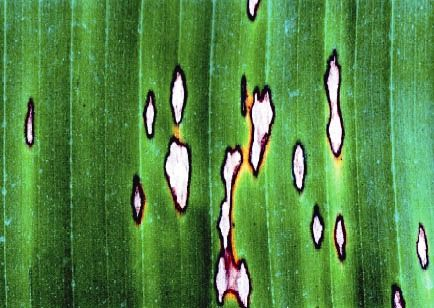
#> input picture estracao-informacao-imagens/img/entrada/sigatoka.jpg, 434 x 308 px
$ python teste-folha-de-bananeira-02.py
#> lines starting #> are read from the running program, lines starting #| are printed output that depends on the picture
import cv2;

#img = cv2.imread('img/entrada/sigatoka1.jpeg');
img = cv2.imread('img/entrada/sigatoka.jpg');
#> img is the input picture: shape (308, 434, 3); mean B, G, R 67.7, 135.5, 82.8

img_branco_preto = cv2.cvtColor(img, cv2.COLOR_BGR2GRAY);
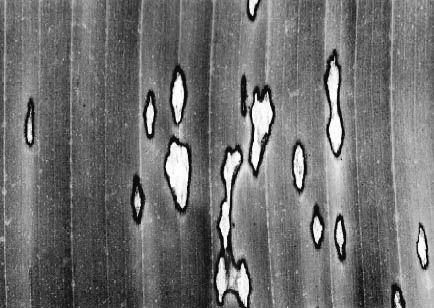
#> img_branco_preto: shape (308, 434); min 0, max 255, mean 112
img_bordas = cv2.Canny(img_branco_preto,100,200);
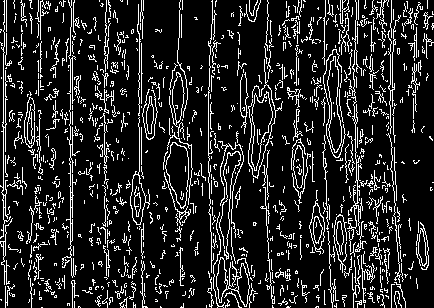
#> img_bordas: shape (308, 434); 14.5% white in thin lines or dots


cv2.imshow("Img Original",img);
cv2.imshow("Img Preto e Branco", img_branco_preto);
cv2.imshow("Obordas detectadas", img_bordas);
cv2.waitKey(0)

$ run again, with estracao-informacao-imagens/img/entrada/sigatoka1.jpeg copied over estracao-informacao-imagens/img/entrada/sigatoka.jpg
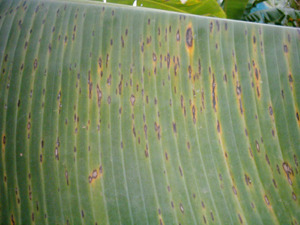
#> input picture estracao-informacao-imagens/img/entrada/sigatoka1.jpeg, 300 x 225 px
#> img is the input picture: shape (225, 300, 3); mean B, G, R 99.2, 136.5, 122.3
#> `img_branco_preto = cv2.cvtColor(img, cv2.COLOR_BGR2GRAY);`:
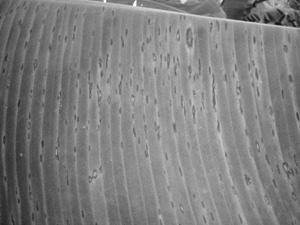
#> img_branco_preto: shape (225, 300); min 18, max 255, mean 128
#> `img_bordas = cv2.Canny(img_branco_preto,100,200);`:
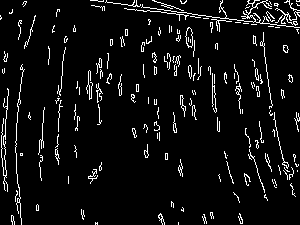
#> img_bordas: shape (225, 300); 6% white in thin lines or dots

$ run again, with estracao-informacao-imagens/img/entrada/Imagem 045.jpg copied over estracao-informacao-imagens/img/entrada/sigatoka.jpg
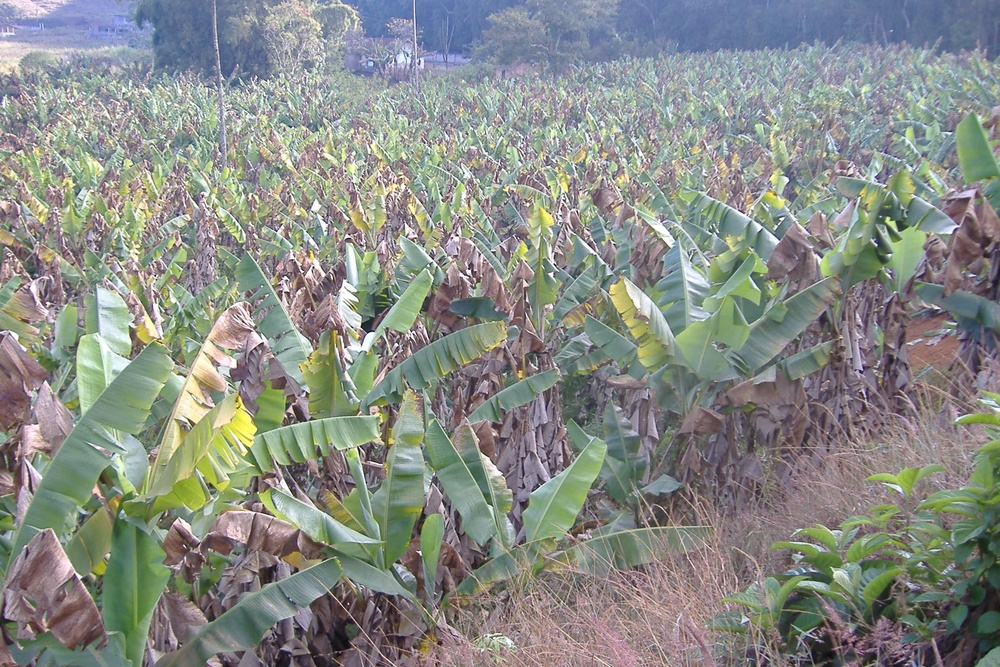
#> input picture estracao-informacao-imagens/img/entrada/Imagem 045.jpg, 1000 x 667 px, shrunk from 2304 x 1536 before the run
#> img is the input picture: shape (667, 1000, 3); mean B, G, R 134.5, 140.2, 136.4
#> `img_branco_preto = cv2.cvtColor(img, cv2.COLOR_BGR2GRAY);`:
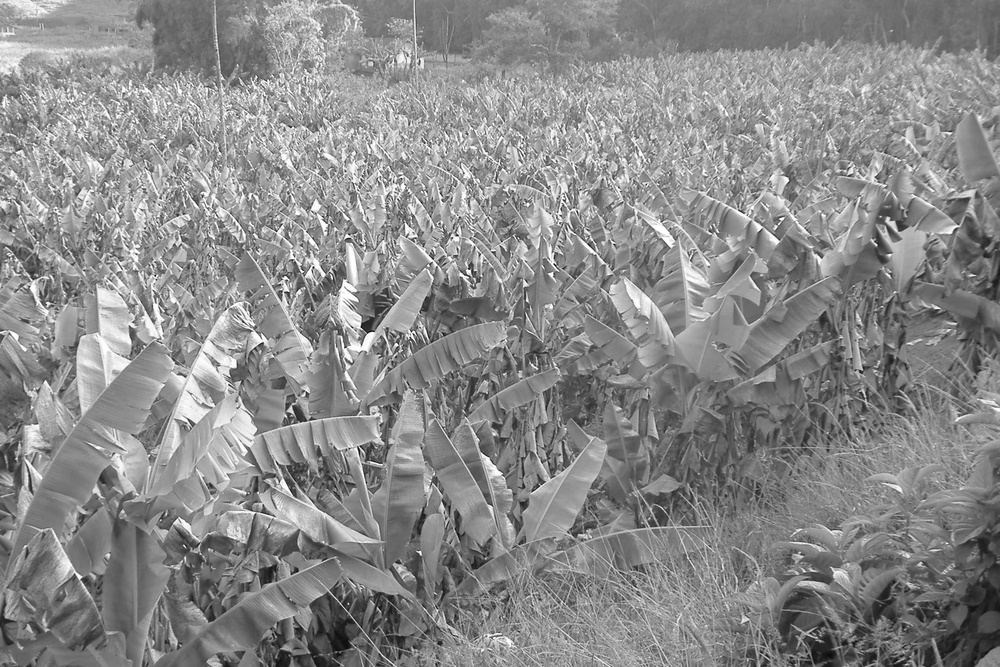
#> img_branco_preto: shape (667, 1000); min 1, max 255, mean 138.4
#> `img_bordas = cv2.Canny(img_branco_preto,100,200);`:
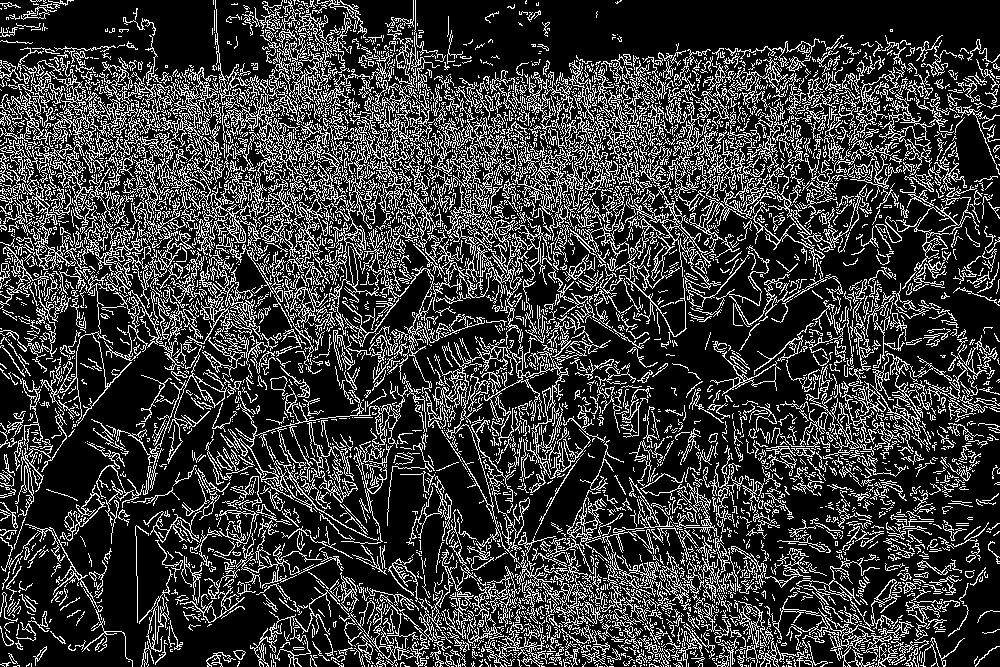
#> img_bordas: shape (667, 1000); 22.6% white in thin lines or dots

$ run again, with estracao-informacao-imagens/img/entrada/bananeira-vista-de-cima0.jpg copied over estracao-informacao-imagens/img/entrada/sigatoka.jpg
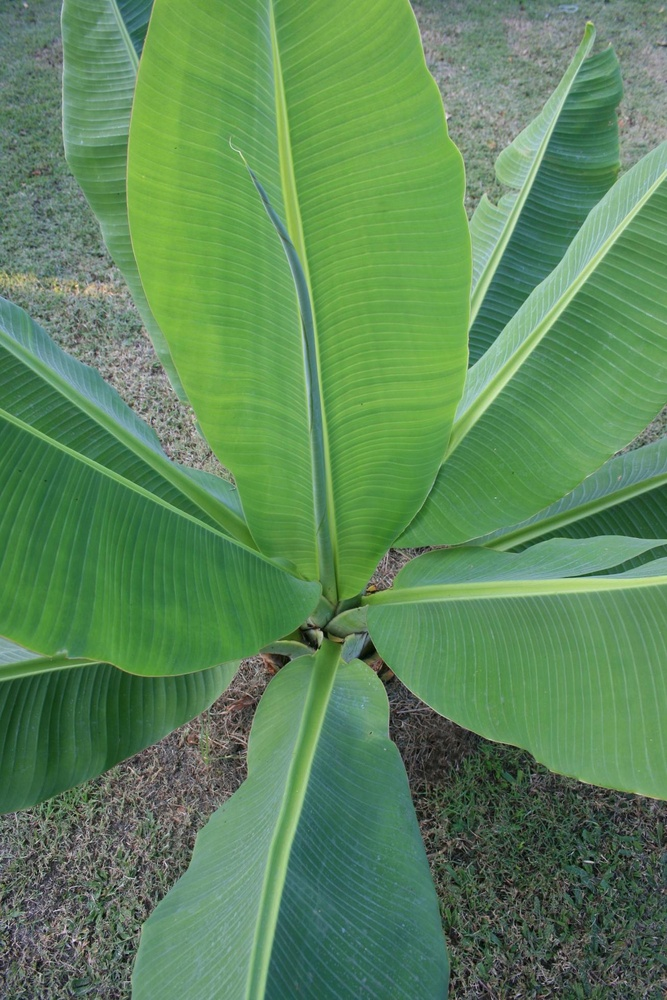
#> input picture estracao-informacao-imagens/img/entrada/bananeira-vista-de-cima0.jpg, 667 x 1000 px, shrunk from 1307 x 1960 before the run
#> img is the input picture: shape (1000, 667, 3); mean B, G, R 90.2, 135.2, 92.8
#> `img_branco_preto = cv2.cvtColor(img, cv2.COLOR_BGR2GRAY);`:
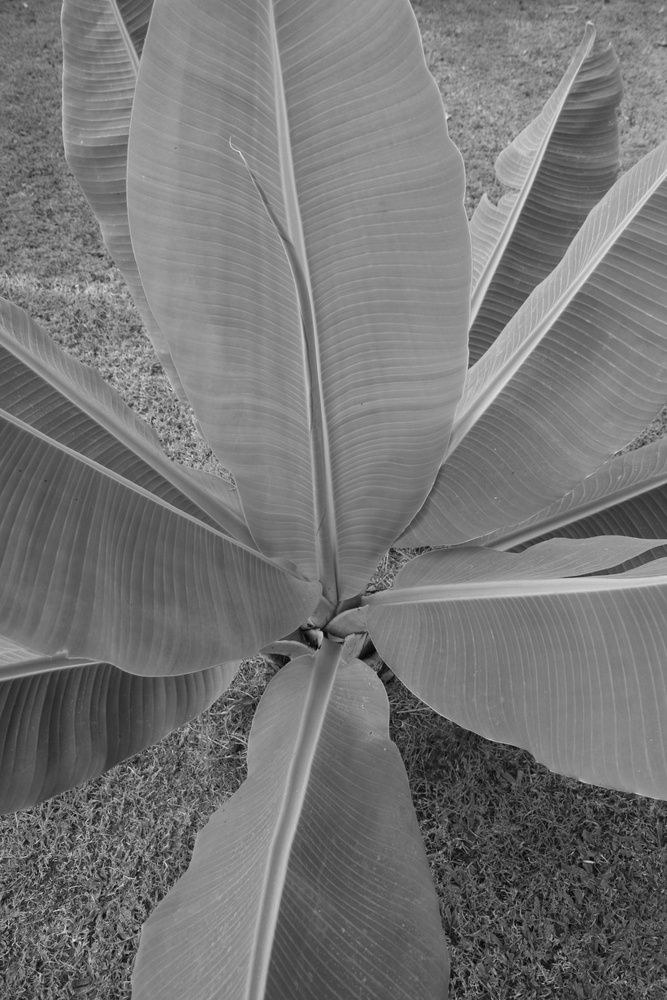
#> img_branco_preto: shape (1000, 667); min 1, max 239, mean 117.4
#> `img_bordas = cv2.Canny(img_branco_preto,100,200);`:
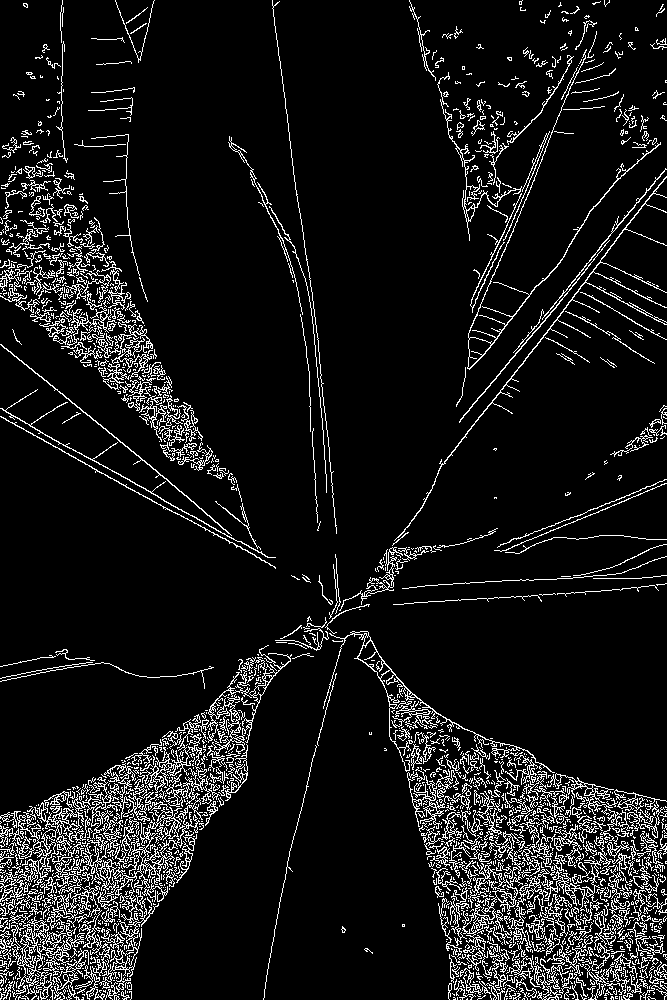
#> img_bordas: shape (1000, 667); 9% white in thin lines or dots
